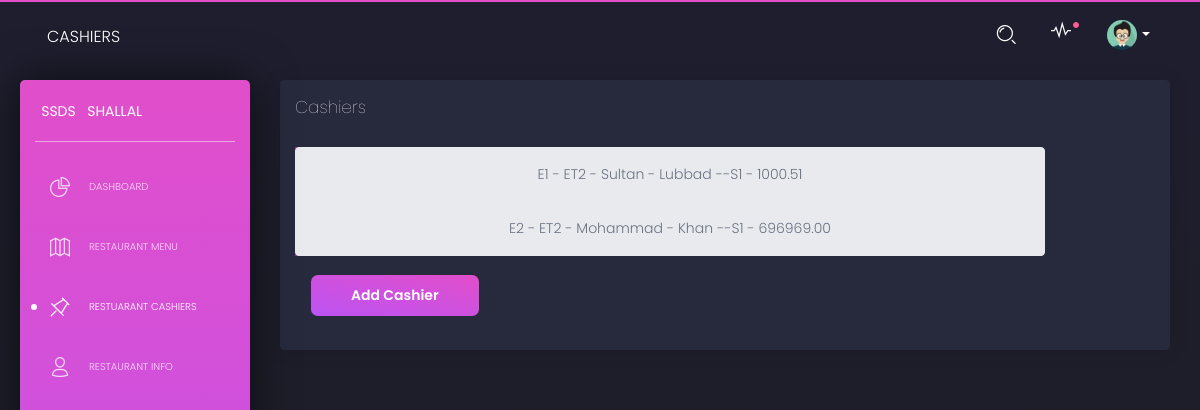
The page /Cashiers on the database as committed earlier.
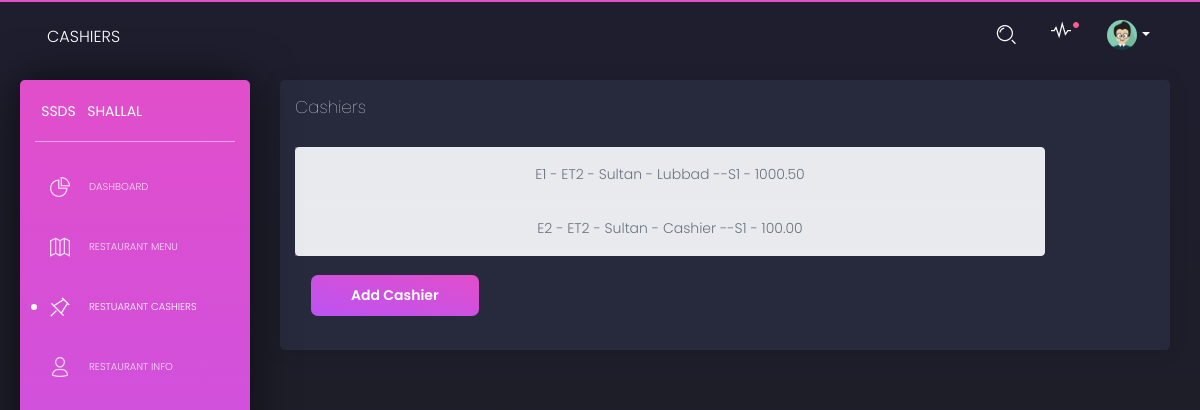
The same page on the database as committed later.
### database_setup.py (models this page shows)
class Employee(Base):
    __tablename__='employee'
    eid=Column(String(10),nullable=False, primary_key=True)
    etid=Column(String(10), ForeignKey("employeetype.etid"),nullable=False)
    fname = Column(String(80), nullable=False)
    lname = Column(String(80), nullable=False)
    stsid=Column(String(10), ForeignKey("status.stsid"),nullable=False)
    salary=Column(DECIMAL(5,2))

### ssds.py (the view)
@app.route('/Cashiers')
def showCashiers():
    cashiers=session.query(Employee).filter_by(etid='ET2')
    return render_template('cashiers.html',cashiers=cashiers)

### templates/cashiers.html (shortened to what this page needs)
<html lang="en" class="perfect-scrollbar-on"><head>
  <link href="https://use.fontawesome.com/releases/v5.0.6/css/all.css" rel="stylesheet">
  <link href="/static/assets/css/nucleo-icons.css" rel="stylesheet">
  <link href="/static/assets/css/black-dashboard.css" rel="stylesheet">
  <link href="/static/assets/demo/demo.css" rel="stylesheet">
</head>
<body class="" cz-shortcut-listen="true">
  <div class="wrapper">
    <div class="sidebar">
      <div class="sidebar-wrapper ps">
        <div class="logo">
          <a href="javascript:void(0)" class="simple-text logo-mini">
            SSDS
          </a>
          <a href="javascript:void(0)" class="simple-text logo-normal">
            Shallal
          </a>
        </div>
        <ul class="nav">
          <li >
            <a href="/dashboard">
              <i class="tim-icons icon-chart-pie-36"></i>
              <p>Dashboard</p>
            </a>
          </li>
          <li>
            <a href="{{url_for('showRestaurantMenu') }}">
              <i class="tim-icons icon-map-big
"></i>
              <p>Restaurant Menu</p>
            </a>
          </li>
          <li class="active ">
              <a href="/Cashiers">
                <i class="tim-icons icon-pin"></i>
                <p>Restuarant Cashiers</p>
              </a>
          </li>
          <li>
            <a href="./user.html">
              <i class="tim-icons icon-single-02"></i>
              <p>Restaurant Info</p>
            </a>
          </li>
        </ul>
      </div>
    </div>
    <div class="main-panel ps ps--active-y">
      <nav class="navbar navbar-expand-lg navbar-absolute navbar-transparent">
        <div class="container-fluid">
          <div class="navbar-wrapper">
            <a class="navbar-brand" href="javascript:void(0)">Cashiers</a>
          </div>
          <div class="collapse navbar-collapse" id="navigation">
            <ul class="navbar-nav ml-auto">
              <li class="search-bar input-group">
                <button class="btn btn-link" id="search-button" data-toggle="modal" data-target="#searchModal"><i class="tim-icons icon-zoom-split"></i>
                </button>
              </li>
              <li class="dropdown nav-item">
                <a href="javascript:void(0)" class="dropdown-toggle nav-link" data-toggle="dropdown">
                  <div class="notification d-none d-lg-block d-xl-block"></div>
                  <i class="tim-icons icon-sound-wave"></i>
                </a>
              </li>
              <li class="dropdown nav-item">
                <a href="#" class="dropdown-toggle nav-link" data-toggle="dropdown">
                  <div class="photo">
                    <img src="/static/assets/img/anime3.png" alt="Profile Photo">
                  </div>
                  <b class="caret d-none d-lg-block d-xl-block"></b>
                </a>
              </li>
            </ul>
          </div>
        </div>
      </nav>
      <div class="content">
          <div class="card ">
              <div class="card-header">
                <h4 class="card-title">Cashiers</h4>
              </div>
              <div class="card-body">
                <div class="column">
                  <div class="col-3">
                    <div class="list-group row">
                      {% for cashier in cashiers %}
                      <a class="list-group-item list-group-item-action list-group-item-light text-center" style="width:750px" href="{{url_for('editCashier',eid=cashier.eid)}}">
                          {{cashier.eid}} - {{cashier.etid}} - {{cashier.fname}} - {{cashier.lname}} --{{cashier.stsid}} - {{cashier.salary}}
                      </a>
                      {% endfor %}
                  </div>
                  </div>
              <div class="card-footer">
                  <a href="/Cashiers/addCashier">
                <button type="submit" class="btn btn-fill btn-primary">Add Cashier</button>
                </a>
              </div>
            </div>
          </div>
          </div>
</div></div></div></body></html>

Rows that differ between the two databases and show on the page:
changed Employee "Lubbad": salary "1000.51" → "1000.50"
changed Employee "E2": fname "Mohammad" → "Sultan"; lname "Khan" → "Cashier"; salary "696969.00" → "100.00"
